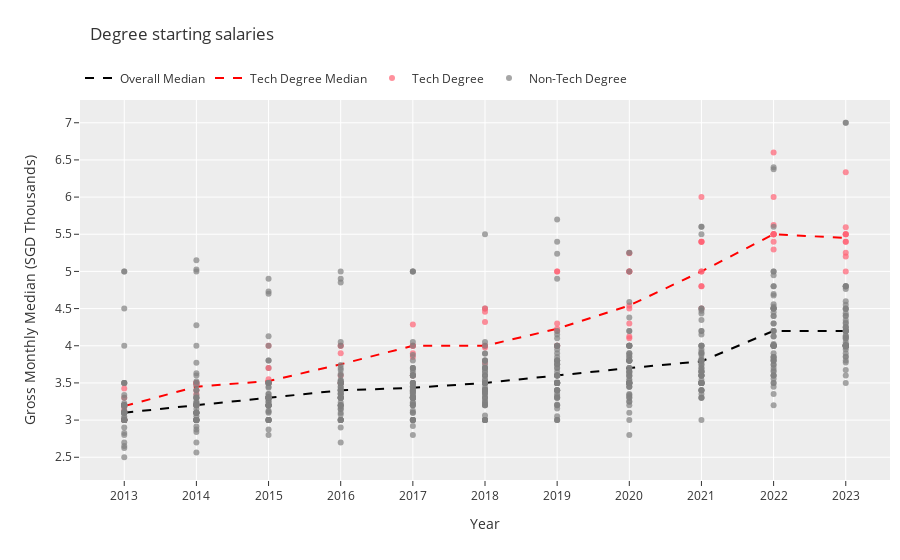

Notebook code for this chart:
### Code cell
df = orig_df.copy()
# Filter the DataFrame for tech-related degrees
df['is_tech_degree'] = df.apply(lambda x: 1 if x['course'] in tech_degrees.get(x['uni'], []) else 0, axis=1)

# Adjust gross_monthly_median to thousands
df['gross_monthly_median'] = df['gross_monthly_median'] / 1000

tech_degree_color = '#FF6173'
non_tech_degree_color = 'grey'

# Create the figure
fig = go.Figure()

# Plot the line plot for the overall median
median_df = df[(df['course'] == 'Overall Median') & (df['summary_row'] == 1)]
fig.add_trace(go.Scatter(
    x=median_df['year'],
    y=median_df['gross_monthly_median'],
    mode='lines',
    line=dict(color='black', dash='dash'),
    name='Overall Median'
))

# Compute the median yearlysalaary for tech degrees
tdf = df.loc[(df['is_tech_degree']==1)
             & (df.summary_row==0)]
# Median Rows
tdf_median = tdf.groupby('year', as_index=False)[metrics].agg(lambda x: x.quantile(0.5))
tdf_median['uni'] = np.nan
tdf_median['course'] = f'Tech Degree Median'
tdf_median['summary_row']=1

fig.add_trace(go.Scatter(
    x=tdf_median['year'],
    y=tdf_median['gross_monthly_median'],
    mode='lines',
    line=dict(color='red', dash='dash'),
    name='Tech Degree Median'
))

# Plot scatter plots for each non-summary course
df = df.sort_values('is_tech_degree', ascending=False)
for uni in df['uni'].unique():
    uni_df = df[(df['uni'] == uni) & (df['course_row'] == 1)]
    for course in uni_df['course'].unique():
        course_df = uni_df[uni_df['course'] == course]
        color = tech_degree_color if course_df['is_tech_degree'].iloc[0] == 1 else non_tech_degree_color
        fig.add_trace(go.Scatter(
            x=course_df['year'],
            y=course_df['gross_monthly_median'],
            mode='markers',
            marker=dict(color=color, opacity=0.7),
            name='Tech Degree' if color == tech_degree_color else 'Non-Tech Degree',
            showlegend=not any(d['name'] == ('Tech Degree' if color == tech_degree_color else 'Non-Tech Degree') for d in fig.data),
            hovertemplate=f"{uni}<br>{course}<br>Salary: %{{y:.2f}}K"
        ))

# Customize the layout
fig.update_layout(
    xaxis_fixedrange=True, yaxis_fixedrange=True,
    # title="Yearly degree starting salaries",
    title = {
        'text': 'Degree starting salaries'
        , 'y' : 0.95
        , 'x': 0.1
        , 'xanchor': 'left'
        , 'yanchor': 'top'
    },
    xaxis_title="Year",
    yaxis_title="Gross Monthly Median (SGD Thousands)",
    # legend_title="Degree Type",
    legend=dict(
        orientation="h",
        yanchor="bottom",
        y=1.02,
        xanchor="left",
        x=0
    ),
    xaxis=dict(
        tickmode='linear',
        dtick=1  # Yearly ticks
    ),
    yaxis=dict(
        tickmode='linear',
        dtick=0.5  # $500 increments
    )
    , template='ggplot2'
    , margin = dict(r=10)
)

# Show the figure
fig.show()

### Figure 1 — Plotly figure (JSON) as saved in the notebook; plotly's stock layout.template omitted (floating-point values rounded to 4 significant figures)
{"data": [{"line": {"color": "black", "dash": "dash"}, "mode": "lines", "name": "Overall Median", "type": "scatter", "x": [2013, 2014, 2015, 2016, 2017, 2018, 2019, 2020, 2021, 2022, 2023], "y": [3.1, 3.204, 3.3, 3.4, 3.434, 3.5, 3.6, 3.7, 3.79, 4.2, 4.2]}, {"line": {"color": "red", "dash": "dash"}, "mode": "lines", "name": "Tech Degree Median", "type": "scatter", "x": [2013, 2014, 2015, 2016, 2017, 2018, 2019, 2020, 2021, 2022, 2023], "y": [3.188, 3.45, 3.525, 3.75, 4, 4, 4.228, 4.542, 5, 5.5, 5.45]}, {"hovertemplate": "SMU<br>Information Systems<br>Salary: %{y:.2f}K", "marker": {"color": "#FF6173", "opacity": 0.7}, "mode": "markers", "name": "Tech Degree", "showlegend": true, "type": "scatter", "x": [2023, 2022, 2021, 2020, 2019, 2018, 2017, 2016, 2015, 2014, 2013], "y": [5.4, 5.4, 5, 4.542, 4.3, 4, 4, 3.6, 3.5, 3.35, 3.3]}, {"hovertemplate": "SMU<br>Accountancy<br>Salary: %{y:.2f}K", "marker": {"color": "grey", "opacity": 0.7}, "mode": "markers", "name": "Non-Tech Degree", "showlegend": true, "type": "scatter", "x": [2013, 2014, 2015, 2016, 2017, 2018, 2019, 2020, 2021, 2022, 2023], "y": [2.825, 2.875, 3, 3, 3, 3, 3.05, 3.1, 3.4, 3.825, 3.9]}, {"hovertemplate": "SMU<br>Business Management<br>Salary: %{y:.2f}K", "marker": {"color": "grey", "opacity": 0.7}, "mode": "markers", "name": "Non-Tech Degree", "showlegend": false, "type": "scatter", "x": [2013, 2014, 2015, 2016, 2017, 2018, 2019, 2020, 2021, 2022, 2023], "y": [3.2, 3.333, 3.3, 3.5, 3.5, 3.7, 3.75, 3.85, 4, 4.4, 4.436]}, {"hovertemplate": "SMU<br>Economics<br>Salary: %{y:.2f}K", "marker": {"color": "grey", "opacity": 0.7}, "mode": "markers", "name": "Non-Tech Degree", "showlegend": false, "type": "scatter", "x": [2013, 2014, 2015, 2016, 2017, 2018, 2019, 2020, 2021, 2022, 2023], "y": [3.339, 3.5, 3.5, 3.7, 3.7, 3.7, 3.9, 3.8, 4.435, 4.5, 4.5]}, {"hovertemplate": "SMU<br>Social Sciences<br>Salary: %{y:.2f}K", "marker": {"color": "grey", "opacity": 0.7}, "mode": "markers", "name": "Non-Tech Degree", "showlegend": false, "type": "scatter", "x": [2013, 2014, 2015, 2016, 2017, 2018, 2019, 2020, 2021, 2022, 2023], "y": [3, 3, 3.2, 3.145, 3.3, 3.21, 3.5, 3.5, 3.6, 4, 4]}, {"hovertemplate": "SMU<br>Law<br>Salary: %{y:.2f}K", "marker": {"color": "grey", "opacity": 0.7}, "mode": "markers", "name": "Non-Tech Degree", "showlegend": false, "type": "scatter", "x": [2013, 2014, 2015, 2016, 2017, 2018, 2019, 2020, 2021, 2022, 2023], "y": [5, 5.025, 4.731, 4.85, 5, 4.5, 4.9, 4.588, 5.6, 6.375, 7]}, {"hovertemplate": "NTU<br>Data Science & Artificial Intelligence<br>Salary: %{y:.2f}K", "marker": {"color": "#FF6173", "opacity": 0.7}, "mode": "markers", "name": "Tech Degree", "showlegend": false, "type": "scatter", "x": [2023, 2022, 2021, 2020, 2019, 2018], "y": [5.25, 5.625, null, null, null, null]}, {"hovertemplate": "NTU<br>Computer Science<br>Salary: %{y:.2f}K", "marker": {"color": "#FF6173", "opacity": 0.7}, "mode": "markers", "name": "Tech Degree", "showlegend": false, "type": "scatter", "x": [2023, 2022, 2021, 2020, 2019, 2018, 2017, 2016, 2015, 2014, 2013], "y": [5.2, 5.5, 4.8, 4.3, 4.2, 4, 3.85, 3.5, 3.3, 3.2, 3.125]}, {"hovertemplate": "NTU<br>Computer Engineering<br>Salary: %{y:.2f}K", "marker": {"color": "#FF6173", "opacity": 0.7}, "mode": "markers", "name": "Tech Degree", "showlegend": false, "type": "scatter", "x": [2023, 2022, 2021, 2020, 2019, 2018, 2017, 2016, 2015, 2014, 2013], "y": [5.4, 5.295, 4.5, 4.1, 4, 3.775, 3.6, 3.5, 3.5, 3.4, 3.175]}, {"hovertemplate": "NTU<br>Accountancy<br>Salary: %{y:.2f}K", "marker": {"color": "grey", "opacity": 0.7}, "mode": "markers", "name": "Non-Tech Degree", "showlegend": false, "type": "scatter", "x": [2013, 2014, 2015, 2016, 2017, 2018, 2019, 2020, 2021, 2022, 2023], "y": [2.7, 2.84, 2.875, 2.9, 3, 3, 3, 3, 3.4, 3.6, 3.6]}, {"hovertemplate": "NTU<br>Business<br>Salary: %{y:.2f}K", "marker": {"color": "grey", "opacity": 0.7}, "mode": "markers", "name": "Non-Tech Degree", "showlegend": false, "type": "scatter", "x": [2013, 2014, 2015, 2016, 2017, 2018, 2019, 2020, 2021, 2022, 2023], "y": [3, 3.1, 3.2, 3.3, 3.3, 3.5, 3.6, 3.8, 4, 4.015, 4.255]}, {"hovertemplate": "NTU<br>Aerospace Engineering<br>Salary: %{y:.2f}K", "marker": {"color": "grey", "opacity": 0.7}, "mode": "markers", "name": "Non-Tech Degree", "showlegend": false, "type": "scatter", "x": [2013, 2014, 2015, 2016, 2017, 2018, 2019, 2020, 2021, 2022, 2023], "y": [3.5, 3.77, 3.7, 3.675, 3.5, 3.8, 3.8, 4, 4.471, 5, 4.763]}, {"hovertemplate": "NTU<br>Bioengineering<br>Salary: %{y:.2f}K", "marker": {"color": "grey", "opacity": 0.7}, "mode": "markers", "name": "Non-Tech Degree", "showlegend": false, "type": "scatter", "x": [2013, 2014, 2015, 2016, 2017, 2018, 2019, 2020, 2021, 2022, 2023], "y": [3.125, 3, 3.113, 3.237, 3.419, 3.5, 3.5, 3.45, 3.5, 4.2, 4.043]}, {"hovertemplate": "NTU<br>Chemical and Biomolecular Engineering<br>Salary: %{y:.2f}K", "marker": {"color": "grey", "opacity": 0.7}, "mode": "markers", "name": "Non-Tech Degree", "showlegend": false, "type": "scatter", "x": [2013, 2014, 2015, 2016, 2017, 2018, 2019, 2020, 2021, 2022, 2023], "y": [3.2, 3.4, 3.3, 3.4, 3.5, 3.6, 3.8, 3.9, 3.74, 4.8, 4.2]}, {"hovertemplate": "NTU<br>Civil Engineering<br>Salary: %{y:.2f}K", "marker": {"color": "grey", "opacity": 0.7}, "mode": "markers", "name": "Non-Tech Degree", "showlegend": false, "type": "scatter", "x": [2013, 2014, 2015, 2016, 2017, 2018, 2019, 2020, 2021, 2022, 2023], "y": [3.1, 3.1, 3.2, 3.3, 3.4, 3.5, 3.5, 3.5, 3.54, 3.65, 4]}, {"hovertemplate": "NTU<br>Electrical and Electronic Engineering<br>Salary: %{y:.2f}K", "marker": {"color": "grey", "opacity": 0.7}, "mode": "markers", "name": "Non-Tech Degree", "showlegend": false, "type": "scatter", "x": [2013, 2014, 2015, 2016, 2017, 2018, 2019, 2020, 2021, 2022, 2023], "y": [3.1, 3.2, 3.3, 3.4, 3.6, 3.6, 3.7, 3.88, 4, 4.558, 4.8]}, {"hovertemplate": "NTU<br>Environmental Engineering<br>Salary: %{y:.2f}K", "marker": {"color": "grey", "opacity": 0.7}, "mode": "markers", "name": "Non-Tech Degree", "showlegend": false, "type": "scatter", "x": [2013, 2014, 2015, 2016, 2017, 2018, 2019, 2020, 2021, 2022, 2023], "y": [3, 3, 3.3, 3.1, 3.635, 3.4, 3.51, 3.45, 3.5, 3.9, 4.115]}, {"hovertemplate": "NTU<br>Information Engineering and Media<br>Salary: %{y:.2f}K", "marker": {"color": "grey", "opacity": 0.7}, "mode": "markers", "name": "Non-Tech Degree", "showlegend": false, "type": "scatter", "x": [2013, 2014, 2015, 2016, 2017, 2018, 2019, 2020, 2021, 2022, 2023], "y": [3.2, 3.2, 3.275, 3.35, 3.7, 3.75, 4, 4, 4.2, 4.95, 4.8]}, {"hovertemplate": "NTU<br>Materials Engineering<br>Salary: %{y:.2f}K", "marker": {"color": "grey", "opacity": 0.7}, "mode": "markers", "name": "Non-Tech Degree", "showlegend": false, "type": "scatter", "x": [2013, 2014, 2015, 2016, 2017, 2018, 2019, 2020, 2021, 2022, 2023], "y": [3, 3.15, 3.2, 3.3, 3.375, 3.5, 3.6, 3.7, 3.65, 4.5, 4.2]}, {"hovertemplate": "NTU<br>Mechanical Engineering<br>Salary: %{y:.2f}K", "marker": {"color": "grey", "opacity": 0.7}, "mode": "markers", "name": "Non-Tech Degree", "showlegend": false, "type": "scatter", "x": [2013, 2014, 2015, 2016, 2017, 2018, 2019, 2020, 2021, 2022, 2023], "y": [3.1, 3.1, 3.25, 3.35, 3.45, 3.5, 3.6, 3.85, 3.8, 4.5, 4.4]}, {"hovertemplate": "NTU<br>Maritime Studies<br>Salary: %{y:.2f}K", "marker": {"color": "grey", "opacity": 0.7}, "mode": "markers", "name": "Non-Tech Degree", "showlegend": false, "type": "scatter", "x": [2013, 2014, 2015, 2016, 2017, 2018, 2019, 2020, 2021, 2022, 2023], "y": [3, 3.05, 3.2, 3.398, 3.32, 3.35, 3.5, 3.5, 3.5, 3.74, 4.2]}, {"hovertemplate": "NTU<br>Art, Design and Media<br>Salary: %{y:.2f}K", "marker": {"color": "grey", "opacity": 0.7}, "mode": "markers", "name": "Non-Tech Degree", "showlegend": false, "type": "scatter", "x": [2013, 2014, 2015, 2016, 2017, 2018, 2019, 2020, 2021, 2022, 2023], "y": [2.5, 2.7, 2.8, 2.7, 2.8, 3, 3, 2.8, 3, 3.2, 3.498]}, {"hovertemplate": "NTU<br>Chinese<br>Salary: %{y:.2f}K", "marker": {"color": "grey", "opacity": 0.7}, "mode": "markers", "name": "Non-Tech Degree", "showlegend": false, "type": "scatter", "x": [2013, 2014, 2015, 2016, 2017, 2018, 2019, 2020, 2021, 2022, 2023], "y": [3, 3, 3.2, 3.3, 3.3, 3.5, 3.21, 3.5, 3.3, 3.6, 4.09]}, {"hovertemplate": "NTU<br>Communication Studies<br>Salary: %{y:.2f}K", "marker": {"color": "grey", "opacity": 0.7}, "mode": "markers", "name": "Non-Tech Degree", "showlegend": false, "type": "scatter", "x": [2013, 2014, 2015, 2016, 2017, 2018, 2019, 2020, 2021, 2022, 2023], "y": [3, 3, 3, 3, 3, 3, 3.2, 3.34, 3.5, 3.5, 3.675]}, {"hovertemplate": "NTU<br>Economics<br>Salary: %{y:.2f}K", "marker": {"color": "grey", "opacity": 0.7}, "mode": "markers", "name": "Non-Tech Degree", "showlegend": false, "type": "scatter", "x": [2013, 2014, 2015, 2016, 2017, 2018, 2019, 2020, 2021, 2022, 2023], "y": [3, 3.2, 3.3, 3.3, 3.24, 3.536, 3.4, 3.797, 3.65, 4, 4.314]}, {"hovertemplate": "NTU<br>English<br>Salary: %{y:.2f}K", "marker": {"color": "grey", "opacity": 0.7}, "mode": "markers", "name": "Non-Tech Degree", "showlegend": false, "type": "scatter", "x": [2013, 2014, 2015, 2016, 2017, 2018, 2019, 2020, 2021, 2022, 2023], "y": [3.1, 3.1, 3.314, 3, 3, 3, 3, 3.45, 3.5, 3.748, 3.775]}, {"hovertemplate": "NTU<br>Linguistics and Multilingual Studies<br>Salary: %{y:.2f}K", "marker": {"color": "grey", "opacity": 0.7}, "mode": "markers", "name": "Non-Tech Degree", "showlegend": false, "type": "scatter", "x": [2013, 2014, 2015, 2016, 2017, 2018, 2019, 2020, 2021, 2022, 2023], "y": [2.625, 3.23, 3, 3.365, 3.1, 3.2, 3.2, 3.35, 3.3, 3.5, 3.95]}, {"hovertemplate": "NTU<br>Psychology<br>Salary: %{y:.2f}K", "marker": {"color": "grey", "opacity": 0.7}, "mode": "markers", "name": "Non-Tech Degree", "showlegend": false, "type": "scatter", "x": [2013, 2014, 2015, 2016, 2017, 2018, 2019, 2020, 2021, 2022, 2023], "y": [3, 3.1, 3.2, 3.2, 3.2, 3.37, 3.4, 3.3, 3.35, 3.668, 4]}, {"hovertemplate": "NTU<br>Sociology<br>Salary: %{y:.2f}K", "marker": {"color": "grey", "opacity": 0.7}, "mode": "markers", "name": "Non-Tech Degree", "showlegend": false, "type": "scatter", "x": [2013, 2014, 2015, 2016, 2017, 2018, 2019, 2020, 2021, 2022, 2023], "y": [3.1, 3.1, 3.125, 3.5, 3.228, 3.22, 3.3, 3.6, 3.5, 3.8, 4.008]}, {"hovertemplate": "NTU<br>Biological Sciences<br>Salary: %{y:.2f}K", "marker": {"color": "grey", "opacity": 0.7}, "mode": "markers", "name": "Non-Tech Degree", "showlegend": false, "type": "scatter", "x": [2013, 2014, 2015, 2016, 2017, 2018, 2019, 2020, 2021, 2022, 2023], "y": [3, 3, 3.19, 3.175, 3.2, 3.25, 3.3, 3.325, 3.5, 3.6, 3.98]}, {"hovertemplate": "NTU<br>Chemistry and Biological Chemistry<br>Salary: %{y:.2f}K", "marker": {"color": "grey", "opacity": 0.7}, "mode": "markers", "name": "Non-Tech Degree", "showlegend": false, "type": "scatter", "x": [2013, 2014, 2015, 2016, 2017, 2018, 2019, 2020, 2021, 2022, 2023], "y": [3.1, 3.1, 3, 3.149, 3.1, 3.2, 3.4, 3.245, 3.4, 3.7, 3.8]}, {"hovertemplate": "NTU<br>Mathematical Sciences<br>Salary: %{y:.2f}K", "marker": {"color": "grey", "opacity": 0.7}, "mode": "markers", "name": "Non-Tech Degree", "showlegend": false, "type": "scatter", "x": [2013, 2014, 2015, 2016, 2017, 2018, 2019, 2020, 2021, 2022, 2023], "y": [3, 3.2, 3.24, 3.5, 3.5, 3.65, 3.599, 3.656, 3.806, 4.3, 4.25]}, {"hovertemplate": "NTU<br>Physics / Applied Physics<br>Salary: %{y:.2f}K", "marker": {"color": "grey", "opacity": 0.7}, "mode": "markers", "name": "Non-Tech Degree", "showlegend": false, "type": "scatter", "x": [2013, 2014, 2015, 2016, 2017, 2018, 2019, 2020, 2021, 2022, 2023], "y": [3.3, 3.1, 3.2, 3.45, 3.3, 3.4, 3.5, 3.7, 3.6, 4, 4]}, {"hovertemplate": "NTU<br>Sports Science and Management<br>Salary: %{y:.2f}K", "marker": {"color": "grey", "opacity": 0.7}, "mode": "markers", "name": "Non-Tech Degree", "showlegend": false, "type": "scatter", "x": [2013, 2014, 2015, 2016, 2017, 2018, 2019, 2020, 2021, 2022, 2023], "y": [3, 3, 3.295, 3.2, 3.45, 3.3, 3.35, 3.3, 3.3, 3.35, 3.85]}, {"hovertemplate": "NTU<br>Science (Education)<br>Salary: %{y:.2f}K", "marker": {"color": "grey", "opacity": 0.7}, "mode": "markers", "name": "Non-Tech Degree", "showlegend": false, "type": "scatter", "x": [2013, 2014, 2015, 2016, 2017, 2018, 2019, 2020, 2021, 2022, 2023], "y": [3.498, 3.475, 3.504, 3.525, 3.701, 3.8, 3.8, 3.8, 3.904, 4.3, 4.3]}, {"hovertemplate": "NTU<br>Arts (Education)<br>Salary: %{y:.2f}K", "marker": {"color": "grey", "opacity": 0.7}, "mode": "markers", "name": "Non-Tech Degree", "showlegend": false, "type": "scatter", "x": [2013, 2014, 2015, 2016, 2017, 2018, 2019, 2020, 2021, 2022, 2023], "y": [3.498, 3.475, 3.5, 3.525, 3.6, 3.8, 3.8, 3.799, 3.78, 4.129, 4.129]}, {"hovertemplate": "NTU<br>History<br>Salary: %{y:.2f}K", "marker": {"color": "grey", "opacity": 0.7}, "mode": "markers", "name": "Non-Tech Degree", "showlegend": false, "type": "scatter", "x": [2013, 2014, 2015, 2016, 2017, 2018, 2019, 2020, 2021, 2022, 2023], "y": [null, null, null, 3, 3.2, 3.5, 3.5, 3.65, 3.675, 4, 4.2]}, {"hovertemplate": "NTU<br>Public Policy and Global Affairs<br>Salary: %{y:.2f}K", "marker": {"color": "grey", "opacity": 0.7}, "mode": "markers", "name": "Non-Tech Degree", "showlegend": false, "type": "scatter", "x": [2013, 2014, 2015, 2016, 2017, 2018, 2019, 2020, 2021, 2022, 2023], "y": [null, null, null, null, 3.395, 3.35, 3.85, 3.8, 3.804, 4.123, 4.202]}, {"hovertemplate": "NTU<br>Philosophy<br>Salary: %{y:.2f}K", "marker": {"color": "grey", "opacity": 0.7}, "mode": "markers", "name": "Non-Tech Degree", "showlegend": false, "type": "scatter", "x": [2014, 2015, 2016, 2017, 2018, 2019, 2020, 2021, 2022, 2023], "y": [null, null, null, null, 3, 3.5, 3.65, 3.4, 3.45, 4]}, {"hovertemplate": "NTU<br>Environmental Earth Systems Science<br>Salary: %{y:.2f}K", "marker": {"color": "grey", "opacity": 0.7}, "mode": "markers", "name": "Non-Tech Degree", "showlegend": false, "type": "scatter", "x": [2014, 2015, 2016, 2017, 2018, 2019, 2020, 2021, 2022, 2023], "y": [null, null, null, null, 3.44, 3.5, 3.55, 3.95, 4.023, 4.138]}, {"hovertemplate": "NTU<br>Medicine<br>Salary: %{y:.2f}K", "marker": {"color": "grey", "opacity": 0.7}, "mode": "markers", "name": "Non-Tech Degree", "showlegend": false, "type": "scatter", "x": [2013, 2014, 2015, 2016, 2017, 2018, 2019, 2020, 2021, 2022, 2023], "y": [null, null, null, null, null, null, 5.7, 5.25, 5.5, 5.6, null]}, {"hovertemplate": "NUS<br>Information Systems<br>Salary: %{y:.2f}K", "marker": {"color": "#FF6173", "opacity": 0.7}, "mode": "markers", "name": "Tech Degree", "showlegend": false, "type": "scatter", "x": [2023, 2022, 2021, 2020, 2019, 2018, 2017, 2016, 2015, 2014, 2013], "y": [5.5, 5.5, 5, 4.5, 4.228, 4.458, 4, 4, 3.55, 3.5, 3.005]}, {"hovertemplate": "NUS<br>Information Security<br>Salary: %{y:.2f}K", "marker": {"color": "#FF6173", "opacity": 0.7}, "mode": "markers", "name": "Tech Degree", "showlegend": false, "type": "scatter", "x": [2023, 2022, 2021, 2020, 2019, 2018, 2017, 2016, 2015], "y": [5.5, 5.5, 5.4, 5, null, null, null, null, null]}, {"hovertemplate": "NUS<br>Computer Science<br>Salary: %{y:.2f}K", "marker": {"color": "#FF6173", "opacity": 0.7}, "mode": "markers", "name": "Tech Degree", "showlegend": false, "type": "scatter", "x": [2023, 2022, 2021, 2020, 2019, 2018, 2017, 2016, 2015, 2014, 2013], "y": [6.333, 6.6, 6, 5.243, 5, 4.32, 4.285, 4, 3.7, 3.5, 3.425]}, {"hovertemplate": "NUS<br>Computer Engineering<br>Salary: %{y:.2f}K", "marker": {"color": "#FF6173", "opacity": 0.7}, "mode": "markers", "name": "Tech Degree", "showlegend": false, "type": "scatter", "x": [2013, 2014, 2015, 2016, 2017, 2018, 2019, 2020, 2021, 2022, 2023], "y": [3.2, 3.5, 4, 3.9, 3.9, 3.975, 4, 5, 5.4, 6, 5.595]}, {"hovertemplate": "NUS<br>Business Analytics<br>Salary: %{y:.2f}K", "marker": {"color": "#FF6173", "opacity": 0.7}, "mode": "markers", "name": "Tech Degree", "showlegend": false, "type": "scatter", "x": [2023, 2022, 2021, 2020, 2019, 2018, 2017, 2016, 2015, 2014, 2013], "y": [5.5, 5.5, 5.4, 5, 5, 4.5, 4, null, null, null, null]}, {"hovertemplate": "NUS<br>Data Science and Analytics<br>Salary: %{y:.2f}K", "marker": {"color": "#FF6173", "opacity": 0.7}, "mode": "markers", "name": "Tech Degree", "showlegend": false, "type": "scatter", "x": [2023, 2022, 2021, 2020, 2019, 2018, 2017, 2016], "y": [5, 5.5, 4.8, 4.125, null, null, null, null]}, {"hovertemplate": "NUS<br>Environmental Engineering<br>Salary: %{y:.2f}K", "marker": {"color": "grey", "opacity": 0.7}, "mode": "markers", "name": "Non-Tech Degree", "showlegend": false, "type": "scatter", "x": [2015, 2016, 2017, 2018, 2019, 2020, 2021, 2022, 2023, 2014, 2013], "y": [3.45, 3.35, 3.35, 3.4, 3.4, 3.5, 3.5, 4.2, 4.243, 3.23, 3.11]}, {"hovertemplate": "NUS<br>Industrial and Systems Engineering<br>Salary: %{y:.2f}K", "marker": {"color": "grey", "opacity": 0.7}, "mode": "markers", "name": "Non-Tech Degree", "showlegend": false, "type": "scatter", "x": [2013, 2014, 2015, 2016, 2017, 2018, 2019, 2020, 2021, 2022, 2023], "y": [3.2, 3.6, 3.5, 3.5, 3.875, 3.895, 4, 4.38, 4.5, 5, 4.6]}, {"hovertemplate": "NUS<br>Materials Science and Engineering<br>Salary: %{y:.2f}K", "marker": {"color": "grey", "opacity": 0.7}, "mode": "markers", "name": "Non-Tech Degree", "showlegend": false, "type": "scatter", "x": [2013, 2014, 2015, 2016, 2017, 2018, 2019, 2020, 2021, 2022, 2023], "y": [3, 3.3, 3.35, 3.54, 3.388, 3.6, 4, 3.9, 3.896, 4.5, 4.346]}, {"hovertemplate": "NUS<br>Mechanical Engineering<br>Salary: %{y:.2f}K", "marker": {"color": "grey", "opacity": 0.7}, "mode": "markers", "name": "Non-Tech Degree", "showlegend": false, "type": "scatter", "x": [2013, 2014, 2015, 2016, 2017, 2018, 2019, 2020, 2021, 2022, 2023], "y": [3.225, 3.2, 3.3, 3.4, 3.45, 3.7, 3.7, 3.8, 3.875, 4.525, 4.49]}, {"hovertemplate": "NUS<br>Law<br>Salary: %{y:.2f}K", "marker": {"color": "grey", "opacity": 0.7}, "mode": "markers", "name": "Non-Tech Degree", "showlegend": false, "type": "scatter", "x": [2013, 2014, 2015, 2016, 2017, 2018, 2019, 2020, 2021, 2022, 2023], "y": [5, 5.15, 4.7, 4.9, 5, 5.5, 5.4, 5, 5.6, 6.4, 7]}, {"hovertemplate": "NUS<br>Science (Hons)<br>Salary: %{y:.2f}K", "marker": {"color": "grey", "opacity": 0.7}, "mode": "markers", "name": "Non-Tech Degree", "showlegend": false, "type": "scatter", "x": [2013, 2014, 2015, 2016, 2017, 2018, 2019, 2020, 2021, 2022, 2023], "y": [3.1, 3.21, 3.3, 3.3, 3.3, 3.4, 3.5, 3.528, 3.6, 3.85, 4]}, {"hovertemplate": "NUS<br>Engineering Science<br>Salary: %{y:.2f}K", "marker": {"color": "grey", "opacity": 0.7}, "mode": "markers", "name": "Non-Tech Degree", "showlegend": false, "type": "scatter", "x": [2023, 2022, 2021, 2020, 2019, 2017, 2016, 2015, 2014, 2013], "y": [4.5, 4.45, 4.5, 4, 3.75, 3.675, 3.74, 3.8, 3.4, 3]}, {"hovertemplate": "NUS<br>Environmental Studies<br>Salary: %{y:.2f}K", "marker": {"color": "grey", "opacity": 0.7}, "mode": "markers", "name": "Non-Tech Degree", "showlegend": false, "type": "scatter", "x": [2013, 2014, 2015, 2016, 2017, 2018, 2019, 2020, 2021, 2022, 2023], "y": [null, null, 3.5, 3.3, 3.3, 3.414, 3.325, 3.25, 3.65, 3.8, 4]}, {"hovertemplate": "NUS<br>Pharmacy<br>Salary: %{y:.2f}K", "marker": {"color": "grey", "opacity": 0.7}, "mode": "markers", "name": "Non-Tech Degree", "showlegend": false, "type": "scatter", "x": [2013, 2014, 2015, 2016, 2017, 2018, 2019, 2020, 2021, 2022], "y": [3.5, 3.63, 3.5, 3.6, 3.6, 3.65, 3.75, 3.7, 3.915, 4]}, {"hovertemplate": "NUS<br>Accountancy (Hons)<br>Salary: %{y:.2f}K", "marker": {"color": "grey", "opacity": 0.7}, "mode": "markers", "name": "Non-Tech Degree", "showlegend": false, "type": "scatter", "x": [2013, 2014, 2015, 2016, 2017, 2018, 2019, 2020, 2021, 2022, 2023], "y": [2.8, 2.912, 3, 3.075, 3.125, 3.2, 3.6, 3.5, 3.5, 4, 4.2]}, {"hovertemplate": "NUS<br>Business Administration (Hons)<br>Salary: %{y:.2f}K", "marker": {"color": "grey", "opacity": 0.7}, "mode": "markers", "name": "Non-Tech Degree", "showlegend": false, "type": "scatter", "x": [2013, 2014, 2015, 2016, 2017, 2018, 2019, 2020, 2021, 2022, 2023], "y": [3.2, 3.52, 3.8, 3.62, 3.8, 3.895, 4.15, 4, 4.347, 4.696, 4.8]}, {"hovertemplate": "NUS<br>Electrical Engineering<br>Salary: %{y:.2f}K", "marker": {"color": "grey", "opacity": 0.7}, "mode": "markers", "name": "Non-Tech Degree", "showlegend": false, "type": "scatter", "x": [2023, 2022, 2021, 2020, 2019, 2018, 2017, 2016, 2015, 2014, 2013], "y": [4.8, 4.8, 4.15, 4.2, 4, 3.7, 3.6, 3.5, 3.3, 3.3, 3.2]}, {"hovertemplate": "NUS<br>Civil Engineering<br>Salary: %{y:.2f}K", "marker": {"color": "grey", "opacity": 0.7}, "mode": "markers", "name": "Non-Tech Degree", "showlegend": false, "type": "scatter", "x": [2023, 2022, 2021, 2020, 2019, 2018, 2017, 2016, 2015, 2014, 2013], "y": [4, 4, 3.7, 3.59, 3.6, 3.5, 3.3, 3.42, 3.35, 3.208, 3.05]}, {"hovertemplate": "NUS<br>Chemical Engineering<br>Salary: %{y:.2f}K", "marker": {"color": "grey", "opacity": 0.7}, "mode": "markers", "name": "Non-Tech Degree", "showlegend": false, "type": "scatter", "x": [2023, 2022, 2021, 2020, 2019, 2018, 2017, 2016, 2015, 2014, 2013], "y": [4.405, 4.675, 3.8, 4, 3.95, 4, 3.6, 3.45, 3.5, 3.3, 3.175]}, {"hovertemplate": "NUS<br>Biomedical Engineering<br>Salary: %{y:.2f}K", "marker": {"color": "grey", "opacity": 0.7}, "mode": "markers", "name": "Non-Tech Degree", "showlegend": false, "type": "scatter", "x": [2023, 2022, 2021, 2020, 2019, 2018, 2017, 2016, 2015, 2014, 2013], "y": [4.1, 4, 3.6, 3.5, 3.5, 3.389, 3.3, 3.2, 3.3, 3, 3]}, {"hovertemplate": "NUS<br>Architecture<br>Salary: %{y:.2f}K", "marker": {"color": "grey", "opacity": 0.7}, "mode": "markers", "name": "Non-Tech Degree", "showlegend": false, "type": "scatter", "x": [2013, 2014, 2015, 2016, 2017, 2018, 2019, 2020, 2021, 2022, 2023], "y": [null, 4.275, 4.127, 4, 4, null, 4.1, 4, 4, 4.4, null]}, {"hovertemplate": "NUS<br>Industrial Design<br>Salary: %{y:.2f}K", "marker": {"color": "grey", "opacity": 0.7}, "mode": "markers", "name": "Non-Tech Degree", "showlegend": false, "type": "scatter", "x": [2013, 2014, 2015, 2016, 2017, 2018, 2019, 2020, 2021, 2022, 2023], "y": [2.65, 2.565, 3, 3, 2.92, 3.25, 3.3, 3.5, 3.825, 4.5, 4]}, {"hovertemplate": "NUS<br>Project & Facilities Management<br>Salary: %{y:.2f}K", "marker": {"color": "grey", "opacity": 0.7}, "mode": "markers", "name": "Non-Tech Degree", "showlegend": false, "type": "scatter", "x": [2013, 2014, 2015, 2016, 2017, 2018, 2019, 2020, 2021, 2022, 2023], "y": [3, 3, 3, 3, 3, 3.06, 3.155, 3.2, 3.5, 3.555, 3.855]}, {"hovertemplate": "NUS<br>Real Estate<br>Salary: %{y:.2f}K", "marker": {"color": "grey", "opacity": 0.7}, "mode": "markers", "name": "Non-Tech Degree", "showlegend": false, "type": "scatter", "x": [2013, 2014, 2015, 2016, 2017, 2018, 2019, 2020, 2021, 2022, 2023], "y": [2.9, 3, 3.1, 3.2, 3, 3.3, 3.4, 3.63, 3.7, 3.85, 4]}, {"hovertemplate": "NUS<br>Medicine<br>Salary: %{y:.2f}K", "marker": {"color": "grey", "opacity": 0.7}, "mode": "markers", "name": "Non-Tech Degree", "showlegend": false, "type": "scatter", "x": [2013, 2014, 2015, 2016, 2017, 2018, 2019, 2020, 2021, 2022, 2023], "y": [4.5, 5, 4.9, 5, 5, null, 5.237, 5.25, null, null, null]}, {"hovertemplate": "NUS<br>Nursing (Hons)<br>Salary: %{y:.2f}K", "marker": {"color": "grey", "opacity": 0.7}, "mode": "markers", "name": "Non-Tech Degree", "showlegend": false, "type": "scatter", "x": [2013, 2014, 2015, 2016, 2017, 2018, 2019, 2020, 2021, 2022, 2023], "y": [3.025, 3.5, 3.435, 3.5, 3.5, 3.55, 3.65, 3.6, 3.75, 3.85, 4]}, {"hovertemplate": "NUS<br>Dentistry<br>Salary: %{y:.2f}K", "marker": {"color": "grey", "opacity": 0.7}, "mode": "markers", "name": "Non-Tech Degree", "showlegend": false, "type": "scatter", "x": [2023, 2022, 2021, 2020, 2019, 2018, 2017, 2016, 2015, 2014, 2013], "y": [4.55, 4.2, 4.2, 4.2, 4.2, 4.05, 4.05, 4.05, 4, 4, 4]}, {"hovertemplate": "NUS<br>Social Sciences<br>Salary: %{y:.2f}K", "marker": {"color": "grey", "opacity": 0.7}, "mode": "markers", "name": "Non-Tech Degree", "showlegend": false, "type": "scatter", "x": [2023, 2022, 2021, 2020, 2019, 2018, 2017, 2016, 2015, 2014, 2013], "y": [4.015, 3.795, 3.6, 3.5, 3.5, 3.4, 3.3, 3.3, 3.31, 3.25, 3.2]}, {"hovertemplate": "NUS<br>Arts (Hons)<br>Salary: %{y:.2f}K", "marker": {"color": "grey", "opacity": 0.7}, "mode": "markers", "name": "Non-Tech Degree", "showlegend": false, "type": "scatter", "x": [2023, 2022, 2021, 2020, 2019, 2018, 2017, 2016, 2015, 2014, 2013], "y": [4.008, 4, 3.65, 3.5, 3.5, 3.3, 3.36, 3.5, 3.31, 3.3, 3.2]}], "layout": {"legend": {"orientation": "h", "x": 0, "xanchor": "left", "y": 1.02, "yanchor": "bottom"}, "margin": {"r": 10}, "title": {"text": "Degree starting salaries", "x": 0.1, "xanchor": "left", "y": 0.95, "yanchor": "top"}, "xaxis": {"dtick": 1, "fixedrange": true, "tickmode": "linear", "title": {"text": "Year"}}, "yaxis": {"dtick": 0.5, "fixedrange": true, "tickmode": "linear", "title": {"text": "Gross Monthly Median (SGD Thousands)"}}}}
